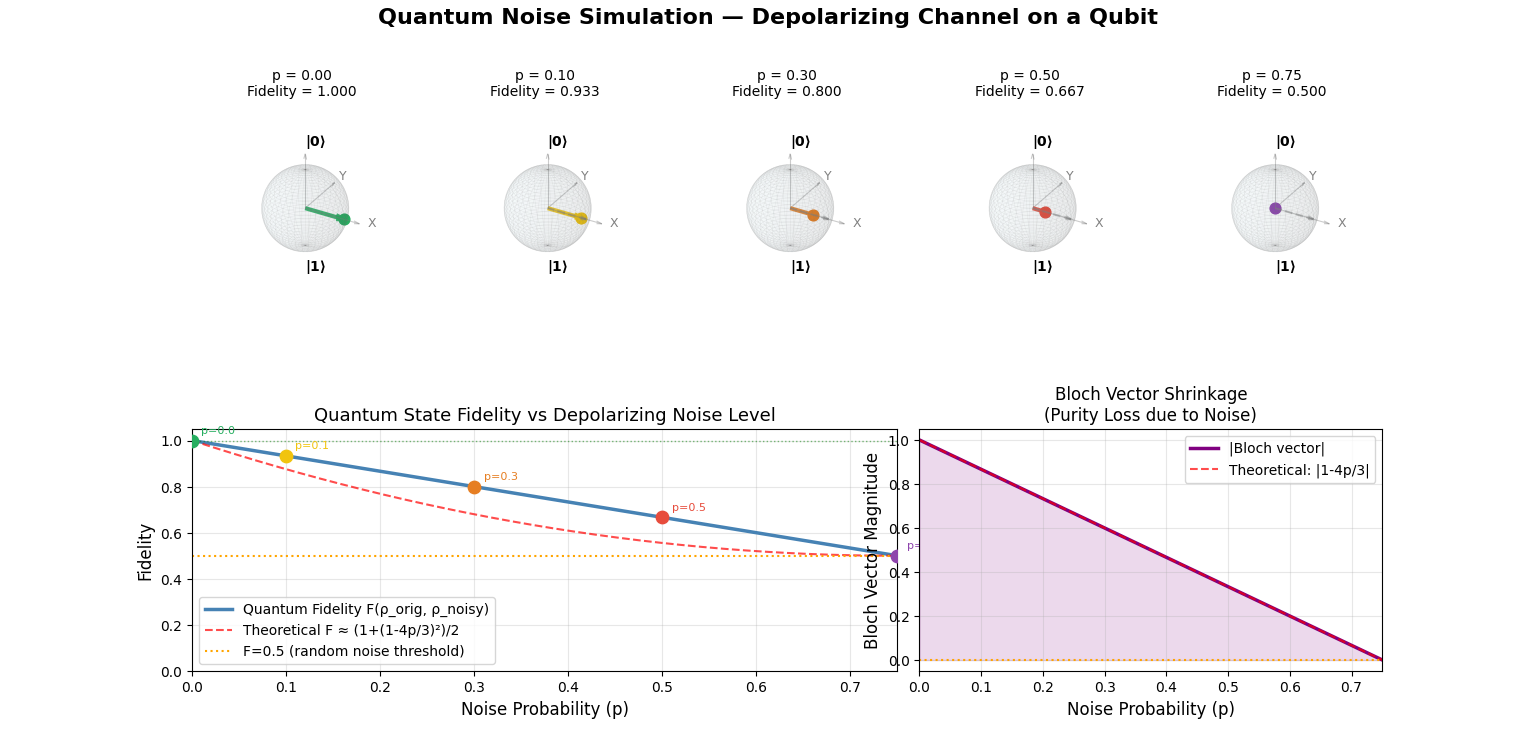

Write the Python code that produced this figure.
"""
=============================================================
PART 2 — QUANTUM NOISE SIMULATION (Depolarizing Channel)
=============================================================
Simulates how quantum noise affects a qubit state.
- Visualizes qubit states on the Bloch sphere
- Shows how depolarizing noise shrinks the Bloch vector
- Compares fidelity of noisy states vs the original
- Plots state degradation as noise increases

Install requirements:
    pip install qiskit qiskit-aer matplotlib numpy
=============================================================
"""

import numpy as np
import matplotlib.pyplot as plt
import matplotlib.gridspec as gridspec
from mpl_toolkits.mplot3d import Axes3D

from qiskit import QuantumCircuit
from qiskit.quantum_info import (
    Statevector, DensityMatrix, state_fidelity, random_statevector
)
from qiskit_aer.noise import NoiseModel, depolarizing_error
from qiskit_aer import AerSimulator

# ──────────────────────────────────────────────────────────
# HELPER: Bloch Vector from Density Matrix
# ──────────────────────────────────────────────────────────

def density_matrix_to_bloch(rho):
    """
    Extract Bloch vector (x, y, z) from a single-qubit density matrix.
    rho = (I + x*X + y*Y + z*Z) / 2
    """
    rho_arr = np.array(rho.data)
    x = 2 * np.real(rho_arr[0, 1])
    y = 2 * np.imag(rho_arr[1, 0])
    z = np.real(rho_arr[0, 0] - rho_arr[1, 1])
    return np.array([x, y, z])


# ──────────────────────────────────────────────────────────
# HELPER: Draw Bloch Sphere
# ──────────────────────────────────────────────────────────

def draw_bloch_sphere(ax, title=""):
    """Draw a clean Bloch sphere on a 3D matplotlib axis."""
    # Sphere wireframe
    u = np.linspace(0, 2 * np.pi, 40)
    v = np.linspace(0, np.pi, 40)
    xs = np.outer(np.cos(u), np.sin(v))
    ys = np.outer(np.sin(u), np.sin(v))
    zs = np.outer(np.ones(np.size(u)), np.cos(v))
    ax.plot_surface(xs, ys, zs, alpha=0.05, color='lightblue')
    ax.plot_wireframe(xs, ys, zs, alpha=0.1, color='gray', linewidth=0.4)

    # Axes
    ax.quiver(0, 0, 0, 1.4, 0, 0, color='gray', alpha=0.4, arrow_length_ratio=0.1, linewidth=0.8)
    ax.quiver(0, 0, 0, 0, 1.4, 0, color='gray', alpha=0.4, arrow_length_ratio=0.1, linewidth=0.8)
    ax.quiver(0, 0, 0, 0, 0, 1.4, color='gray', alpha=0.4, arrow_length_ratio=0.1, linewidth=0.8)

    # Labels
    ax.text(1.6, 0, 0, 'X', fontsize=9, color='gray')
    ax.text(0, 1.6, 0, 'Y', fontsize=9, color='gray')
    ax.text(0, 0, 1.6, '|0⟩', fontsize=10, color='black', fontweight='bold')
    ax.text(0, 0, -1.7, '|1⟩', fontsize=10, color='black', fontweight='bold')

    ax.set_xlim([-1.5, 1.5])
    ax.set_ylim([-1.5, 1.5])
    ax.set_zlim([-1.5, 1.5])
    ax.set_box_aspect([1, 1, 1])
    ax.set_axis_off()
    ax.set_title(title, fontsize=10, pad=4)


# ──────────────────────────────────────────────────────────
# 1. DEFINE ORIGINAL STATE
# ──────────────────────────────────────────────────────────

np.random.seed(42)

# |+⟩ state = (|0⟩ + |1⟩) / √2  — a superposition state on equator of Bloch sphere
original_state = Statevector([1/np.sqrt(2), 1/np.sqrt(2)])
original_dm    = DensityMatrix(original_state)
original_bloch = density_matrix_to_bloch(original_dm)

print("Original state: |+⟩ = (|0⟩ + |1⟩) / √2")
print(f"Original Bloch vector: {original_bloch.round(4)}")
print()

# ──────────────────────────────────────────────────────────
# 2. APPLY DEPOLARIZING NOISE MANUALLY AT VARIOUS LEVELS
# ──────────────────────────────────────────────────────────
# Depolarizing channel: ρ → (1-p)*ρ + (p/3)*(XρX + YρY + ZρZ)
# This shrinks the Bloch vector by factor (1 - 4p/3)

def apply_depolarizing(rho, p):
    """Apply depolarizing noise to density matrix rho with probability p."""
    rho_arr = np.array(rho.data, dtype=complex)

    # Pauli matrices
    I = np.eye(2, dtype=complex)
    X = np.array([[0, 1], [1, 0]], dtype=complex)
    Y = np.array([[0, -1j], [1j, 0]], dtype=complex)
    Z = np.array([[1, 0], [0, -1]], dtype=complex)

    noisy = (1 - p) * rho_arr
    noisy += (p / 3) * (X @ rho_arr @ X)
    noisy += (p / 3) * (Y @ rho_arr @ Y)
    noisy += (p / 3) * (Z @ rho_arr @ Z)

    return DensityMatrix(noisy)


noise_levels = np.linspace(0, 0.75, 200)
fidelities   = []
bloch_magnitudes = []

for p in noise_levels:
    noisy_dm = apply_depolarizing(original_dm, p)
    fid = state_fidelity(original_dm, noisy_dm)
    bloch = density_matrix_to_bloch(noisy_dm)
    fidelities.append(float(fid))
    bloch_magnitudes.append(np.linalg.norm(bloch))

# ──────────────────────────────────────────────────────────
# 3. SPECIFIC NOISE SNAPSHOTS FOR BLOCH SPHERE VISUALIZATION
# ──────────────────────────────────────────────────────────

snapshot_levels = [0.0, 0.1, 0.3, 0.5, 0.75]
snapshot_states = []
snapshot_fids   = []
snapshot_bloch  = []

for p in snapshot_levels:
    dm   = apply_depolarizing(original_dm, p)
    fid  = float(state_fidelity(original_dm, dm))
    blch = density_matrix_to_bloch(dm)
    snapshot_states.append(dm)
    snapshot_fids.append(fid)
    snapshot_bloch.append(blch)
    print(f"  p = {p:.2f}  |  Fidelity = {fid:.4f}  |  Bloch = {blch.round(3)}")

# ──────────────────────────────────────────────────────────
# 4. PLOTTING
# ──────────────────────────────────────────────────────────

fig = plt.figure(figsize=(20, 12))
fig.suptitle("Quantum Noise Simulation — Depolarizing Channel on a Qubit",
             fontsize=16, fontweight='bold', y=0.99)

gs = gridspec.GridSpec(2, 5, figure=fig, hspace=0.4, wspace=0.1)

# ── Top Row: Bloch Sphere Snapshots ──
colors_snap = ['#27ae60', '#f1c40f', '#e67e22', '#e74c3c', '#8e44ad']

for idx, (p, blch, fid, color) in enumerate(
        zip(snapshot_levels, snapshot_bloch, snapshot_fids, colors_snap)):
    ax = fig.add_subplot(gs[0, idx], projection='3d')
    draw_bloch_sphere(ax, title=f"p = {p:.2f}\nFidelity = {fid:.3f}")

    # Original state vector (gray reference)
    ox, oy, oz = original_bloch
    ax.quiver(0, 0, 0, ox, oy, oz,
              color='gray', alpha=0.4, arrow_length_ratio=0.15,
              linewidth=1.5, linestyle='dashed')

    # Noisy state vector
    nx, ny, nz = blch
    if np.linalg.norm([nx, ny, nz]) > 1e-6:
        ax.quiver(0, 0, 0, nx, ny, nz,
                  color=color, alpha=0.9, arrow_length_ratio=0.2,
                  linewidth=3)

    # Mark endpoint
    ax.scatter([nx], [ny], [nz], color=color, s=60, zorder=5)

# ── Bottom Left: Fidelity vs Noise ──
ax_fid = fig.add_subplot(gs[1, :3])
ax_fid.plot(noise_levels, fidelities, color='steelblue', linewidth=2.5,
            label='Quantum Fidelity F(ρ_orig, ρ_noisy)')

# Theoretical: F = (1 + (1-4p/3)²·||Bloch||²) / something — approximate overlay
theoretical_fid = [(1 + (1 - 4*p/3)**2) / 2 for p in noise_levels]
ax_fid.plot(noise_levels, theoretical_fid, 'r--', linewidth=1.5,
            alpha=0.7, label='Theoretical F ≈ (1+(1-4p/3)²)/2')

ax_fid.axhline(y=0.5, color='orange', linestyle=':', linewidth=1.5,
               label='F=0.5 (random noise threshold)')
ax_fid.axhline(y=1.0, color='green', linestyle=':', linewidth=1.0, alpha=0.5)

# Mark snapshots
for p, fid, color in zip(snapshot_levels, snapshot_fids, colors_snap):
    ax_fid.scatter([p], [fid], color=color, s=80, zorder=5)
    ax_fid.annotate(f"p={p}", xy=(p, fid), xytext=(p+0.01, fid+0.03),
                    fontsize=8, color=color)

ax_fid.set_xlabel("Noise Probability (p)", fontsize=12)
ax_fid.set_ylabel("Fidelity", fontsize=12)
ax_fid.set_title("Quantum State Fidelity vs Depolarizing Noise Level", fontsize=13)
ax_fid.legend(fontsize=10)
ax_fid.grid(True, alpha=0.3)
ax_fid.set_xlim(0, 0.75)
ax_fid.set_ylim(0, 1.05)

# ── Bottom Right: Bloch Vector Magnitude vs Noise ──
ax_bloch = fig.add_subplot(gs[1, 3:])
ax_bloch.plot(noise_levels, bloch_magnitudes, color='purple', linewidth=2.5,
              label='|Bloch vector|')
theoretical_shrink = [abs(1 - 4*p/3) for p in noise_levels]
ax_bloch.plot(noise_levels, theoretical_shrink, 'r--', linewidth=1.5,
              alpha=0.7, label='Theoretical: |1-4p/3|')
ax_bloch.axhline(y=0, color='orange', linestyle=':', linewidth=1.5)
ax_bloch.set_xlabel("Noise Probability (p)", fontsize=12)
ax_bloch.set_ylabel("Bloch Vector Magnitude", fontsize=12)
ax_bloch.set_title("Bloch Vector Shrinkage\n(Purity Loss due to Noise)", fontsize=12)
ax_bloch.legend(fontsize=10)
ax_bloch.grid(True, alpha=0.3)
ax_bloch.set_xlim(0, 0.75)
ax_bloch.set_ylim(-0.05, 1.05)
ax_bloch.fill_between(noise_levels, bloch_magnitudes, alpha=0.15, color='purple')

plt.savefig("/mnt/user-data/outputs/part2_quantum_noise.png",
            dpi=150, bbox_inches='tight')
plt.show()

# ──────────────────────────────────────────────────────────
# 5. PRINT KEY INSIGHT
# ──────────────────────────────────────────────────────────

print()
print("=" * 60)
print("  QUANTUM NOISE SIMULATION — KEY INSIGHTS")
print("=" * 60)
print("  Quantum noise is fundamentally different from classical:")
print()
print("  1. Classical noise: flips discrete bits (0→1 or 1→0)")
print("     Measurable, detectable, correctable with parity checks.")
print()
print("  2. Quantum noise (Depolarizing): SHRINKS the Bloch vector.")
print("     The qubit state rotates AND loses purity (coherence).")
print("     You CANNOT simply read the qubit to check for errors")
print("     because measurement collapses the superposition!")
print()
print("  3. At p = 0.75, the Bloch vector → 0 (completely mixed state)")
print("     This means the qubit carries NO information — maximum noise.")
print()
print("  Fidelity = 1.0  →  Perfect state (no noise)")
print("  Fidelity = 0.5  →  Random noise threshold")
print("  Fidelity = 0.25 →  Completely mixed / destroyed state")
print("=" * 60)
